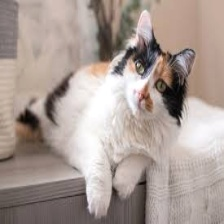
#> input picture sample_images/cat_Cat_28_2.jpg, 224 x 224 px; its folder holds only this picture in this run
$ python -i segmentation.py   (imports and definitions only)
#> lines starting #> are read from the running program, lines starting #| are printed output that depends on the picture; after the words box and inside, x2 and y2 are one past the last pixel; in counts of white or black regions, pixels touching at a corner belong together
"""
Module: Image Segmentation
Implements threshold-based segmentation, Otsu's bimodal thresholding,
and contour extraction with regional shape segmentation.
"""

from typing import Tuple, Dict, Any, List
import numpy as np
import cv2


def otsu_segmentation(img: np.ndarray) -> Tuple[np.ndarray, float]:
    """
    Performs Otsu's thresholding to find optimal threshold by minimizing intra-class variance.
    Returns segmented binary mask and calculated threshold value.
    """
    gray = cv2.cvtColor(img, cv2.COLOR_RGB2GRAY) if len(img.shape) == 3 else img
    # Apply Gaussian blur to reduce high frequency noise before Otsu
    blurred = cv2.GaussianBlur(gray, (5, 5), 0)
    thresh_val, binary_mask = cv2.threshold(blurred, 0, 255, cv2.THRESH_BINARY + cv2.THRESH_OTSU)
    return binary_mask, float(thresh_val)


def threshold_segmentation(img: np.ndarray, thresh_val: int = 128, invert: bool = False) -> np.ndarray:
    """
    Performs global threshold-based binary segmentation.
    """
    gray = cv2.cvtColor(img, cv2.COLOR_RGB2GRAY) if len(img.shape) == 3 else img
    mode = cv2.THRESH_BINARY_INV if invert else cv2.THRESH_BINARY
    _, mask = cv2.threshold(gray, thresh_val, 255, mode)
    return mask


def segment_and_extract_contours(img: np.ndarray, min_contour_area: int = 500) -> Tuple[np.ndarray, np.ndarray, List[Dict[str, Any]]]:
    """
    Finds and draws contours on the input image.
    Extracts geometric properties of detected foreground regions.

    Returns:
        annotated_img: Image with colored bounding boxes and contour outlines.
        segmented_foreground: Masked foreground image.
        contour_info_list: List of dictionaries with contour properties.
    """
#> called with min_contour_area = 500
    img_rgb = img.copy()
    gray = cv2.cvtColor(img, cv2.COLOR_RGB2GRAY) if len(img.shape) == 3 else img
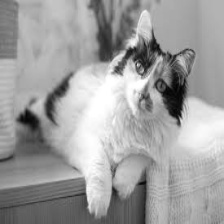
#> gray: shape (224, 224); min 2, max 255, mean 158.8
    blurred = cv2.GaussianBlur(gray, (5, 5), 0)

    # Otsu thresholding for initial binary separation
    _, binary = cv2.threshold(blurred, 0, 255, cv2.THRESH_BINARY_INV + cv2.THRESH_OTSU)
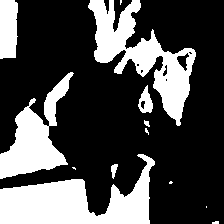
#> binary: shape (224, 224); 29.6% white; 13 white regions (6 under 20 px), largest, box (x1, y1, x2, y2) and area: (0, 154, 155, 224) 5426, (88, 0, 196, 126) 4749, (0, 72, 74, 179) 3289

    # Clean mask using morphological closing & opening
    kernel = cv2.getStructuringElement(cv2.MORPH_ELLIPSE, (5, 5))
    binary_clean = cv2.morphologyEx(binary, cv2.MORPH_CLOSE, kernel, iterations=2)
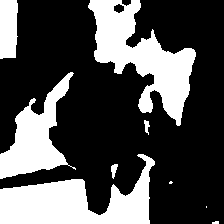
#> binary_clean: shape (224, 224); 31.2% white; 9 white regions (3 under 20 px), largest, box (x1, y1, x2, y2) and area: (88, 0, 196, 126) 5704, (0, 154, 155, 224) 5448, (0, 72, 76, 179) 3389, (0, 0, 18, 59) 987, (111, 164, 118, 179) 64, (144, 120, 150, 135) 51
    binary_clean = cv2.morphologyEx(binary_clean, cv2.MORPH_OPEN, kernel, iterations=1)
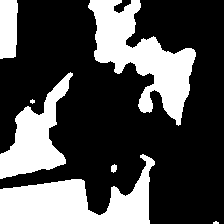
#> binary_clean: shape (224, 224); 30.8% white; 7 white regions (2 under 20 px)

    # Find contours
    contours, hierarchy = cv2.findContours(binary_clean, cv2.RETR_EXTERNAL, cv2.CHAIN_APPROX_SIMPLE)
#> contours = 7 contours, 2 with area under 20; largest, box (x1, y1, x2, y2) and area: (88, 0, 196, 126) 5386, (0, 154, 155, 224) 5191, (0, 72, 73, 179) 3178, (0, 0, 18, 59) 910, (111, 164, 117, 173) 30

    annotated = img_rgb.copy()
    contour_stats = []

    # Sort contours by area descending
    sorted_contours = sorted(contours, key=cv2.contourArea, reverse=True)
#> sorted_contours has the same summary as contours

    for idx, cnt in enumerate(sorted_contours):
        area = cv2.contourArea(cnt)
        if area < min_contour_area:
            continue

        perimeter = cv2.arcLength(cnt, True)
        x, y, w, h = cv2.boundingRect(cnt)
        aspect_ratio = float(w) / h if h > 0 else 0
        extent = float(area) / (w * h) if (w * h) > 0 else 0

        hull = cv2.convexHull(cnt)
        hull_area = cv2.contourArea(hull)
        solidity = float(area) / hull_area if hull_area > 0 else 0

        # Draw contour boundary (Cyan) and bounding box (Green)
        cv2.drawContours(annotated, [cnt], -1, (0, 255, 255), 2)
        cv2.rectangle(annotated, (x, y), (x + w, y + h), (0, 255, 0), 2)
        cv2.putText(annotated, f"R{idx+1}: {int(area)}px", (x, max(15, y - 5)),
                    cv2.FONT_HERSHEY_SIMPLEX, 0.45, (0, 255, 0), 1, cv2.LINE_AA)

        contour_stats.append({
            "Region": f"Region {idx+1}",
            "Area (px)": int(area),
            "Perimeter (px)": round(perimeter, 2),
            "Bounding Box (x, y, w, h)": f"({x}, {y}, {w}, {h})",
            "Aspect Ratio": round(aspect_ratio, 3),
            "Extent": round(extent, 3),
            "Solidity": round(solidity, 3),
        })
#> this loop made 7 passes
#> (area, perimeter, x, y, w, h, aspect_ratio, extent) on passes 1 to 4: (5386, 609.4, 88, 0, 108, 126, 0.857, 0.396), (5191, 508.3, 0, 154, 155, 70, 2.21, 0.478), (3177.5, 351, 0, 72, 73, 107, 0.682, 0.407), (910.5, 147.1, 0, 0, 18, 59, 0.305, 0.857)
#> area on pass 5: 30
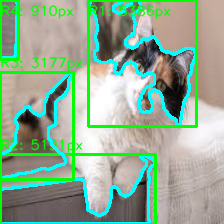
#> annotated: shape (224, 224, 3); mean R, G, B 142.8, 173.5, 146.2
#> after the loop, contour_stats = 4 items

    # Masked foreground extraction
    mask_3ch = cv2.cvtColor(binary_clean, cv2.COLOR_GRAY2RGB)
#> mask_3ch: shape (224, 224, 3); 30.8% white; 7 white regions (2 under 20 px), largest, box (x1, y1, x2, y2) and area: (88, 0, 196, 126) 5654, (0, 154, 155, 224) 5430, (0, 72, 73, 179) 3331, (0, 0, 18, 59) 984, (111, 164, 117, 173) 41
    foreground = cv2.bitwise_and(img_rgb, mask_3ch)
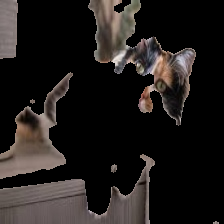
#> foreground: shape (224, 224, 3); mean R, G, B 33.2, 29.2, 27.5

    return annotated, foreground, contour_stats

>>> import cv2
>>> picture = cv2.cvtColor(cv2.imread('../sample_images/cat_Cat_28_2.jpg'), cv2.COLOR_BGR2RGB)
>>> result = segment_and_extract_contours(picture)

$ run again, on sample_images/giraffe_Giraffe_19_2.jpg
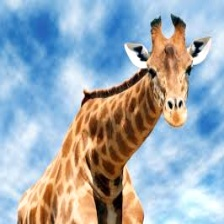
#> input picture sample_images/giraffe_Giraffe_19_2.jpg, 224 x 224 px
#> binary: shape (224, 224); 30% white; 37 white regions (14 under 20 px), largest, box (x1, y1, x2, y2) and area: (81, 45, 179, 224) 6948, (0, 6, 70, 90) 3329, (91, 0, 137, 74) 1868
#> contours = 10 contours; largest, box (x1, y1, x2, y2) and area: (63, 45, 182, 224) 7876, (0, 6, 69, 89) 3336, (87, 0, 149, 74) 2133, (18, 185, 59, 224) 715, (196, 107, 224, 139) 596
#> sorted_contours has the same summary as contours
#> the loop in segment_and_extract_contours, `for idx, cnt in enumerate(sorted_contours):` made 10 passes
#> (area, perimeter, x, y, w, h, aspect_ratio, extent) on passes 1 to 5: (7875.5, 767.7, 63, 45, 119, 179, 0.665, 0.37), (3336.5, 280.6, 0, 6, 69, 83, 0.831, 0.583), (2133, 266.5, 87, 0, 62, 74, 0.838, 0.465), (715, 145.6, 18, 185, 41, 39, 1.05, 0.447), (596.5, 102.7, 196, 107, 28, 32, 0.875, 0.666)
#> after the loop in segment_and_extract_contours, `for idx, cnt in enumerate(sorted_contours):`:
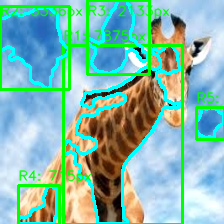
#> annotated: shape (224, 224, 3); mean R, G, B 130.6, 187, 173.5
#> after the loop in segment_and_extract_contours, `for idx, cnt in enumerate(sorted_contours):`: contour_stats = 5 items
#> mask_3ch: shape (224, 224, 3); 32.4% white; 10 white regions, largest, box (x1, y1, x2, y2) and area: (63, 45, 182, 224) 8210, (0, 6, 69, 89) 3461, (87, 0, 149, 74) 2249
#> in segment_and_extract_contours, `foreground = cv2.bitwise_and(img_rgb, mask_3ch)`:
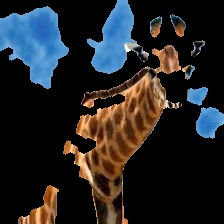
#> foreground: shape (224, 224, 3); mean R, G, B 35, 35.4, 36.6
